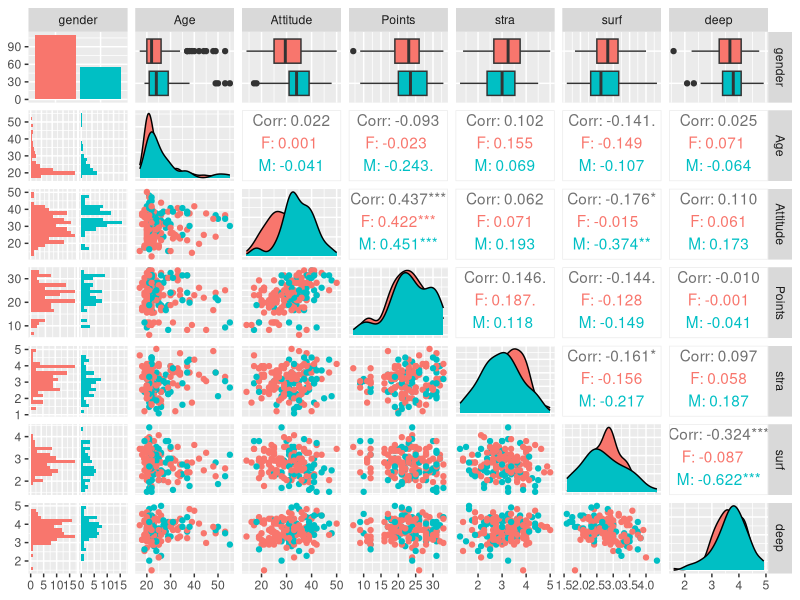
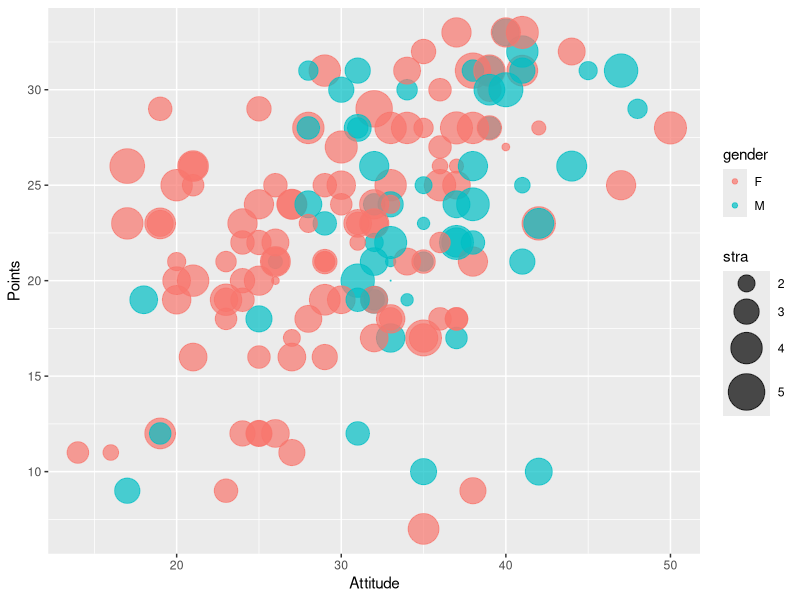
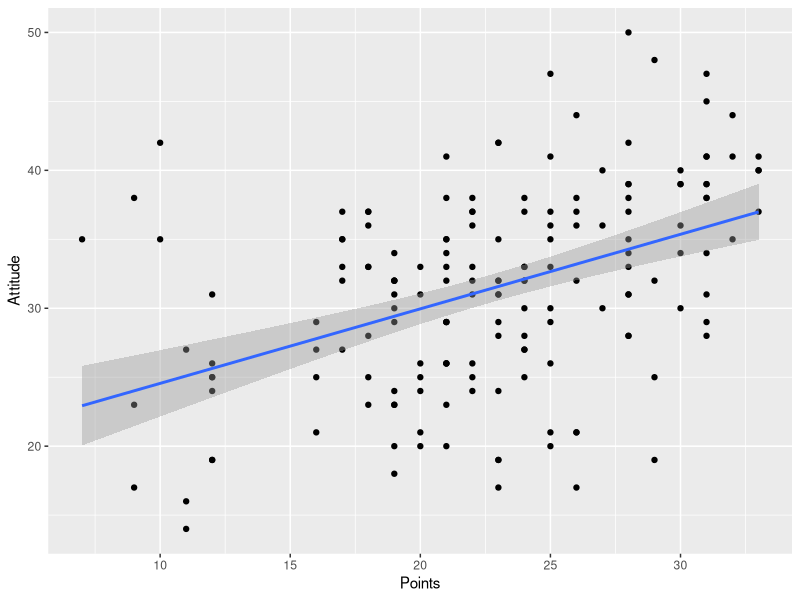
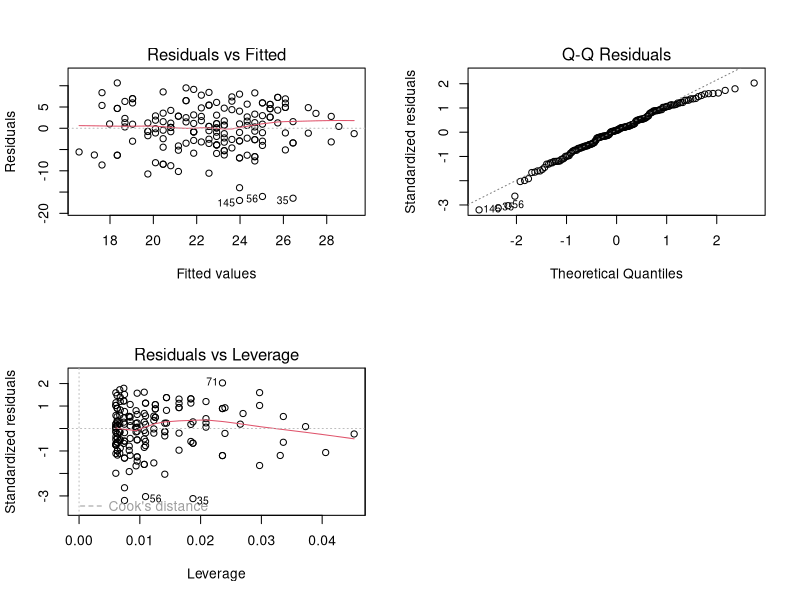

Recreate these plots in R, in order.
## ---- chunk 1
# Read data
library(dplyr)
lr14 <- read.csv("learning2014.csv")
lr14 <- select(lr14, -1)
head(lr14)
str(lr14)
dim(lr14)
## ---- chunk 2
# EDA
library(ggplot2)
library(GGally)
# ggpairs for good overview
p3 = ggpairs(lr14, aes(col=gender), lower = list(combo = wrap("facethist", bins = 20)))
p3
## ---- chunk 3
# Bubble chart
p4 = ggplot(lr14, aes(x=Attitude, y=Points, size=stra, col=gender)) + geom_point(alpha=0.7) + scale_size(range = c(.1, 12), name="stra")
p4
## ---- chunk 4
model_1 <- lm(Points ~ Attitude + stra + deep, data = lr14)
summary(model_1)

model_2 <- lm(Points ~ Attitude, data = lr14)
summary(model_2)

## ---- chunk 5
qplot(Points, Attitude, data = lr14) + geom_smooth(method = "lm")
## ---- chunk 6
# Model diagnostics
# Using par-fuction to place following 4 graphs to the same plot
par(mfrow = c(2,2))
plot(model_2, which = c(1,2,5))
